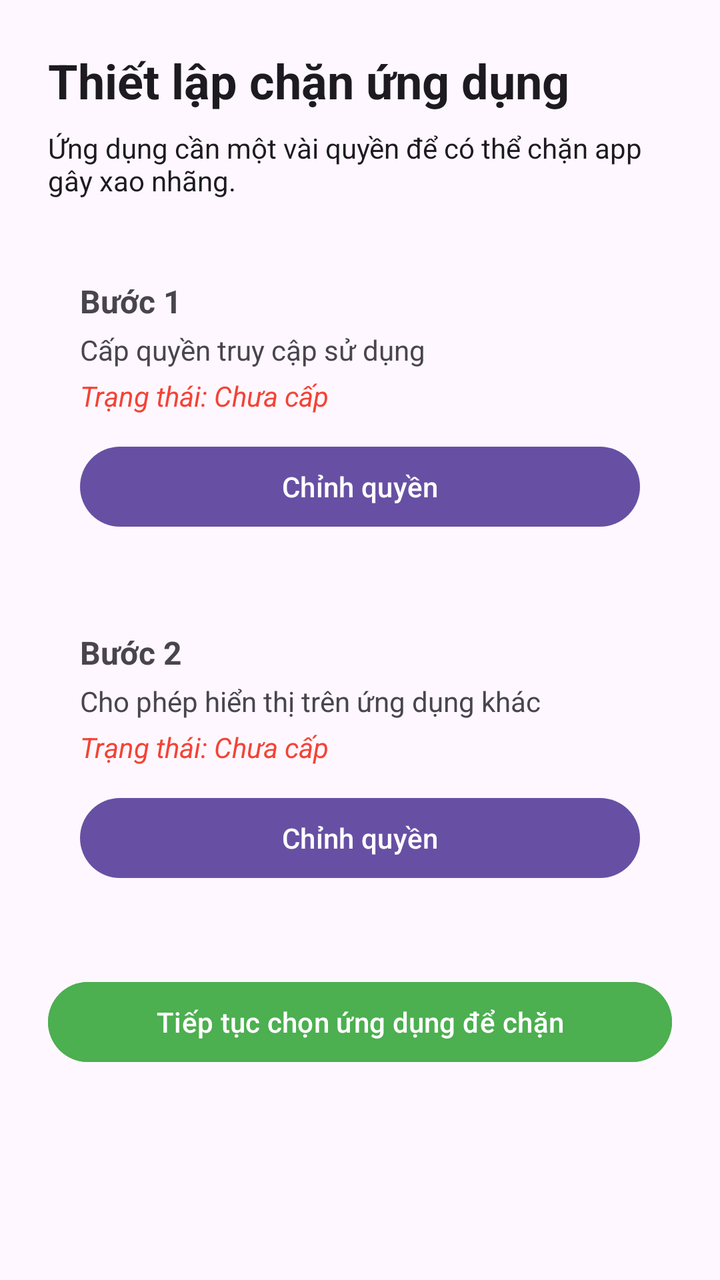
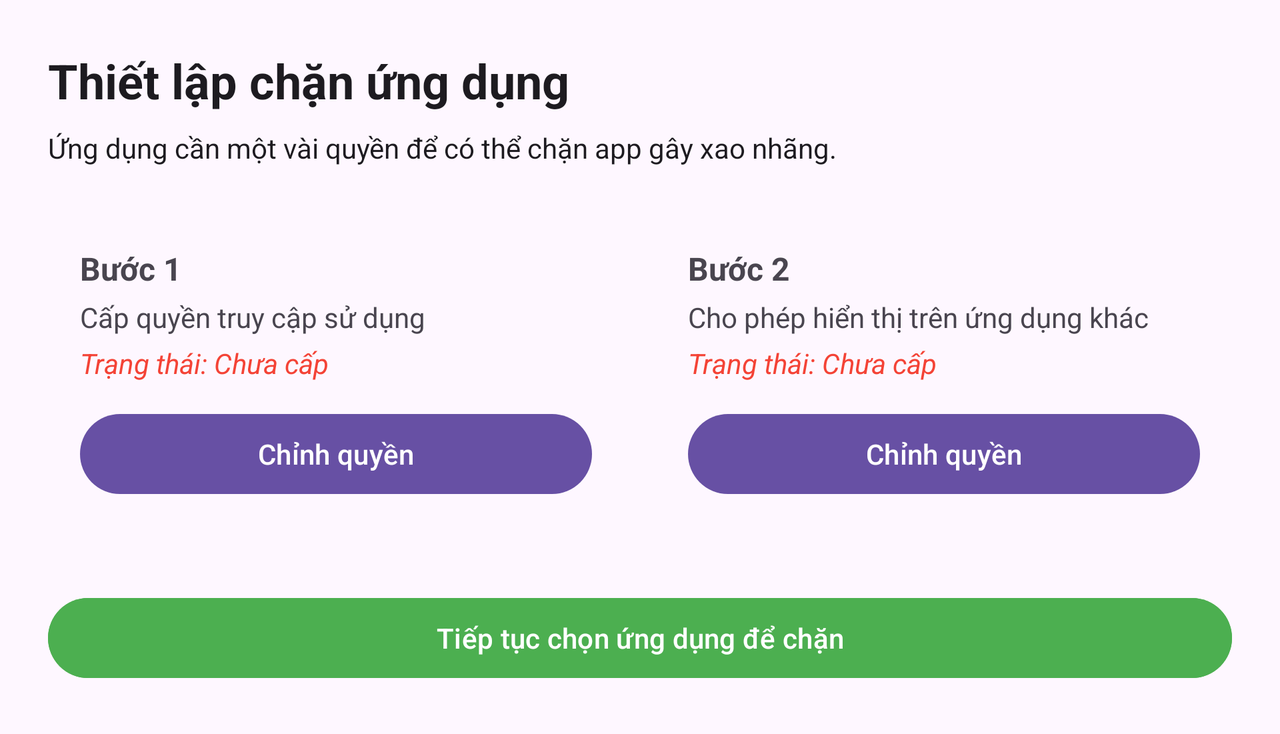

First picture: res/layout/ on a phone held upright. Second picture: the repository's own variant of that layout, on a device whose configuration matches the variant's folder. Source for both follows.
<!-- AndroidManifest.xml: application theme Theme.DeepFocusToDo -->
<!-- res/layout/block_permission.xml -->
<?xml version="1.0" encoding="utf-8"?>
<ScrollView xmlns:android="http://schemas.android.com/apk/res/android"
    android:layout_width="match_parent"
    android:layout_height="match_parent"
    android:fillViewport="true">

    <LinearLayout
        android:layout_width="match_parent"
        android:layout_height="wrap_content"
        android:orientation="vertical"
        android:padding="24dp">

        
        <TextView
            android:layout_width="wrap_content"
            android:layout_height="wrap_content"
            android:text="Thiết lập chặn ứng dụng"
            android:textSize="24sp"
            android:textStyle="bold"
            android:textColor="?attr/colorOnBackground"/>

        <TextView
            android:layout_width="match_parent"
            android:layout_height="wrap_content"
            android:text="Ứng dụng cần một vài quyền để có thể chặn app gây xao nhãng."
            android:textSize="14sp"
            android:layout_marginTop="8dp"
            android:textColor="?attr/colorOnBackground"/>

        
        <LinearLayout
            android:layout_width="match_parent"
            android:layout_height="wrap_content"
            android:orientation="vertical"
            android:layout_marginTop="24dp"
            android:elevation="2dp"
            android:padding="16dp">

            <TextView
                android:layout_width="match_parent"
                android:layout_height="wrap_content"
                android:text="Bước 1"
                android:textStyle="bold"
                android:textSize="16sp"/>

            <TextView
                android:layout_width="match_parent"
                android:layout_height="wrap_content"
                android:text="Cấp quyền truy cập sử dụng"
                android:textSize="14sp"
                android:layout_marginTop="4dp"/>

            
            <TextView
                android:id="@+id/tvUsageStatus"
                android:layout_width="wrap_content"
                android:layout_height="wrap_content"
                android:text="Trạng thái: Chưa cấp"
                android:textColor="#F44336"
                android:textStyle="italic"
                android:layout_marginTop="4dp"/>

            <Button
                android:id="@+id/btnUsagePermission"
                android:layout_width="match_parent"
                android:layout_height="wrap_content"
                android:text="Chỉnh quyền"
                android:layout_marginTop="12dp"/>
        </LinearLayout>

        
        <LinearLayout
            android:layout_width="match_parent"
            android:layout_height="wrap_content"
            android:orientation="vertical"
            android:layout_marginTop="16dp"
            android:elevation="2dp"
            android:padding="16dp">

            <TextView
                android:layout_width="match_parent"
                android:layout_height="wrap_content"
                android:text="Bước 2"
                android:textStyle="bold"
                android:textSize="16sp"/>

            <TextView
                android:layout_width="match_parent"
                android:layout_height="wrap_content"
                android:text="Cho phép hiển thị trên ứng dụng khác"
                android:textSize="14sp"
                android:layout_marginTop="4dp"/>

            
            <TextView
                android:id="@+id/tvOverlayStatus"
                android:layout_width="wrap_content"
                android:layout_height="wrap_content"
                android:text="Trạng thái: Chưa cấp"
                android:textColor="#F44336"
                android:textStyle="italic"
                android:layout_marginTop="4dp"/>

            <Button
                android:id="@+id/btnOverlayPermission"
                android:layout_width="match_parent"
                android:layout_height="wrap_content"
                android:text="Chỉnh quyền"
                android:layout_marginTop="12dp"/>
        </LinearLayout>

        
        <Button
            android:id="@+id/btnBlockApp"
            android:layout_width="match_parent"
            android:layout_height="wrap_content"
            android:text="Tiếp tục chọn ứng dụng để chặn"
            android:layout_marginTop="28dp"
            android:backgroundTint="#4CAF50"
            android:textColor="@android:color/white"/>

    </LinearLayout>

</ScrollView>
<!-- resources referenced by this layout -->
<resources>
  <style name="Theme.DeepFocusToDo" parent="Base.Theme.DeepFocusToDo" />
  <style name="Base.Theme.DeepFocusToDo" parent="Theme.Material3.DayNight.NoActionBar">
          
          
      </style>
</resources>
<!-- res/layout-land/block_permission.xml (the repository's variant of the layout above) -->
<!-- drawn on the phone turned sideways -->
<?xml version="1.0" encoding="utf-8"?>
<ScrollView xmlns:android="http://schemas.android.com/apk/res/android"
    android:layout_width="match_parent"
    android:layout_height="match_parent"
    android:fillViewport="true">

    <LinearLayout
        android:layout_width="match_parent"
        android:layout_height="wrap_content"
        android:orientation="vertical"
        android:padding="24dp">

        
        <TextView
            android:layout_width="wrap_content"
            android:layout_height="wrap_content"
            android:text="Thiết lập chặn ứng dụng"
            android:textSize="24sp"
            android:textStyle="bold"
            android:textColor="?attr/colorOnBackground"/>

        <TextView
            android:layout_width="match_parent"
            android:layout_height="wrap_content"
            android:text="Ứng dụng cần một vài quyền để có thể chặn app gây xao nhãng."
            android:textSize="14sp"
            android:layout_marginTop="8dp"
            android:textColor="?attr/colorOnBackground"/>

        
        <LinearLayout
            android:layout_width="match_parent"
            android:layout_height="wrap_content"
            android:orientation="horizontal"
            android:layout_marginTop="24dp">

            
            <LinearLayout
                android:layout_width="0dp"
                android:layout_height="wrap_content"
                android:layout_weight="1"
                android:orientation="vertical"
                android:elevation="2dp"
                android:padding="16dp"
                android:layout_marginEnd="8dp">

                <TextView
                    android:text="Bước 1"
                    android:textStyle="bold"
                    android:textSize="16sp"
                    android:layout_width="match_parent"
                    android:layout_height="wrap_content"/>

                <TextView
                    android:text="Cấp quyền truy cập sử dụng"
                    android:textSize="14sp"
                    android:layout_marginTop="4dp"
                    android:layout_width="match_parent"
                    android:layout_height="wrap_content"/>

                <TextView
                    android:id="@+id/tvUsageStatus"
                    android:text="Trạng thái: Chưa cấp"
                    android:textColor="#F44336"
                    android:textStyle="italic"
                    android:layout_marginTop="4dp"
                    android:layout_width="wrap_content"
                    android:layout_height="wrap_content"/>

                <Button
                    android:id="@+id/btnUsagePermission"
                    android:layout_width="match_parent"
                    android:layout_height="wrap_content"
                    android:text="Chỉnh quyền"
                    android:layout_marginTop="12dp"/>
            </LinearLayout>

            
            <LinearLayout
                android:layout_width="0dp"
                android:layout_height="wrap_content"
                android:layout_weight="1"
                android:orientation="vertical"
                android:elevation="2dp"
                android:padding="16dp"
                android:layout_marginStart="8dp">

                <TextView
                    android:text="Bước 2"
                    android:textStyle="bold"
                    android:textSize="16sp"
                    android:layout_width="match_parent"
                    android:layout_height="wrap_content"/>

                <TextView
                    android:text="Cho phép hiển thị trên ứng dụng khác"
                    android:textSize="14sp"
                    android:layout_marginTop="4dp"
                    android:layout_width="match_parent"
                    android:layout_height="wrap_content"/>

                <TextView
                    android:id="@+id/tvOverlayStatus"
                    android:text="Trạng thái: Chưa cấp"
                    android:textColor="#F44336"
                    android:textStyle="italic"
                    android:layout_marginTop="4dp"
                    android:layout_width="wrap_content"
                    android:layout_height="wrap_content"/>

                <Button
                    android:id="@+id/btnOverlayPermission"
                    android:layout_width="match_parent"
                    android:layout_height="wrap_content"
                    android:text="Chỉnh quyền"
                    android:layout_marginTop="12dp"/>
            </LinearLayout>

        </LinearLayout>

        
        <Button
            android:id="@+id/btnBlockApp"
            android:layout_width="match_parent"
            android:layout_height="wrap_content"
            android:text="Tiếp tục chọn ứng dụng để chặn"
            android:layout_marginTop="28dp"
            android:backgroundTint="#4CAF50"
            android:textColor="@android:color/white"/>

    </LinearLayout>

</ScrollView>
